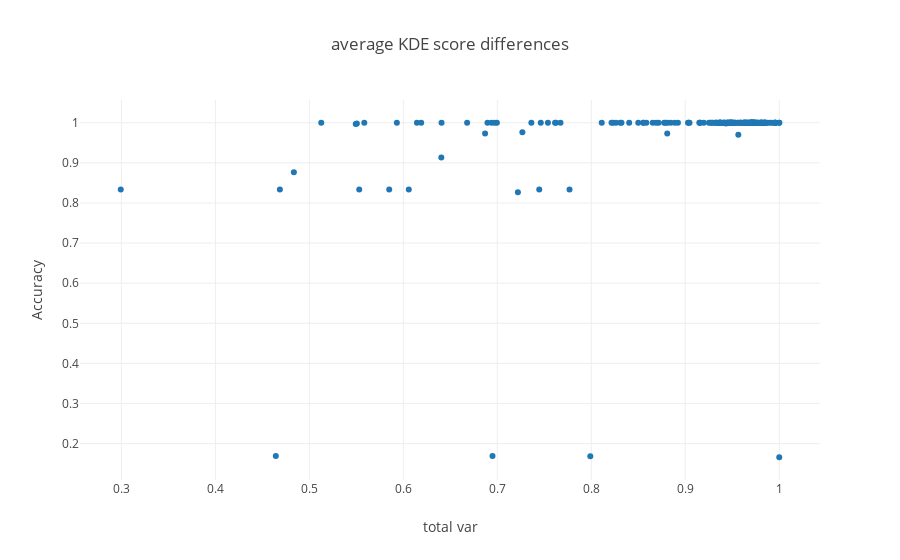

Here is the notebook cell this chart was saved with:
### Code cell
fig_data= [go.Scatter(
y= [Error_rate[x] for x in coords[i]],
x= [total_var[x] for x in coords[i]],
mode= 'markers',
name= ' pops {} / {}'.format(i[0],i[1])
) for i in coords.keys()
]

layout = go.Layout(
    title= 'average KDE score differences',
    yaxis=dict(
        title='Accuracy'),
    xaxis=dict(
        title='total var')
)

fig= go.Figure(data=fig_data, layout=layout)
iplot(fig)

### Figure 1 — Plotly figure (JSON) as saved in the notebook; plotly's stock layout.template omitted (floating-point values rounded to 4 significant figures; data arrays with more than 128 entries replaced by an {"elided": "..."} marker saying what was removed)
{"data": [{"mode": "markers", "name": " pops 1 / 2", "type": "scatter", "uid": "611ce21d-1dec-4187-b4d0-41b6f22fc466", "x": {"elided": "200 float values"}, "y": {"elided": "200 float values"}}], "layout": {"title": "average KDE score differences", "xaxis": {"title": "total var"}, "yaxis": {"title": "Accuracy"}}}
